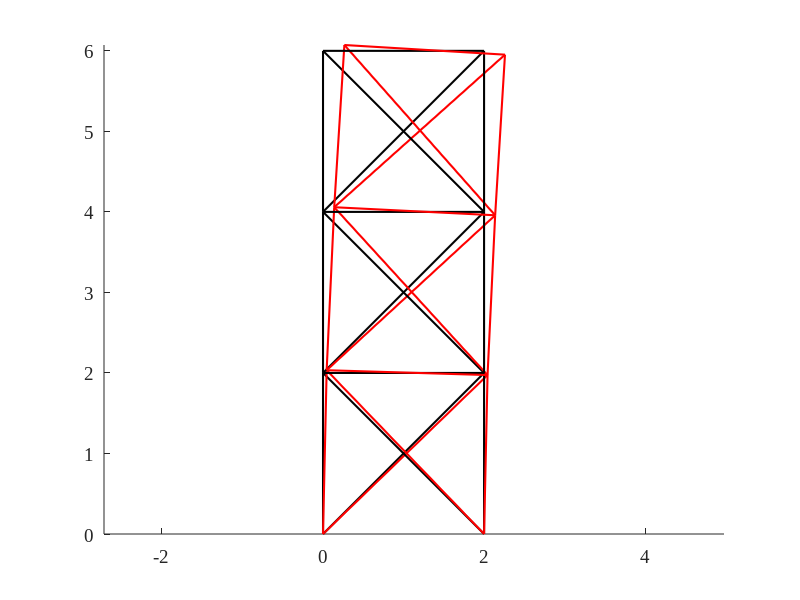

This chart was generated by the following MATLAB code:
set(0,'DefaultLineLineWidth',1.5)
set(0,'DefaultAxesFontSize',14)
set(0,'DefaultAxesFontName','Times New Roman')

A = 100 * 1e-6;             % Area of Cross Section
L = 2;                      % Dimension L
E = 200 * 1e9;              % Young's Modulus of Elasticity
F13 = 20 * 1e3;             % Force in horizontal direction - F13
F14 = 20 * 1e3;             % Force in vertical direction - F14

nmeb = 15;                  % Number of members
ndof = 4;                   % Degrees of freedom per member

% Degree of Freedom Connectivity Matrix - Jth column of the matrix
% corresponds to the global degrees of freedom of the Jth element/member

b = zeros(ndof,nmeb);

b(:,1)  = [1;2;7;8];
b(:,2)  = [3;4;5;6];
b(:,3)  = [1;2;5;6];
b(:,4)  = [3;4;7;8];
b(:,5)  = [5;6;7;8];
b(:,6)  = [5;6;11;12];
b(:,7)  = [7;8;9;10];
b(:,8)  = [5;6;9;10];
b(:,9)  = [7;8;11;12];
b(:,10) = [9;10;11;12];
b(:,11) = [9;10;15;16];
b(:,12) = [11;12;13;14];
b(:,13) = [9;10;13;14];
b(:,14) = [11;12;15;16];
b(:,15) = [13;14;15;16];

% Lengths and Orientations of members - Len and chi are 1 x 15 vectors
% containing the length and oreintation (in rad) of each member of the
% structure

Len = L*[1.414 1.414 1 1 1 1.414 1.414 1 1 1 1.414 1.414 1 1 1];
chi = pi*[0.25 0.75 0.5 0.5 0 0.25 0.75 0.5 0.5 0 0.25 0.75 0.5 0.5 0];

% Constraints

constraint = [1 2 3 4];

% Initialize matrices

ke = zeros(ndof,ndof,nmeb);     % Element stiffness matrix in element coordinates
Ke = zeros(ndof,ndof,nmeb);     % Element stiffness matrix in structure coordinates
Ndof = max(max(b));             % Total degrees of freedom of structure
K = zeros(Ndof);                % Global stiffness matrix in structure coordinates

% Transformation Matrix as a function of angle
    
T = @(x) [cos(x) sin(x) 0 0; -sin(x) cos(x) 0 0; 0 0 cos(x) sin(x); 0 0 -sin(x) cos(x)]


for i = 1:nmeb
    
    % Formulate the element stiffness matrix in element coordinates
    
    ke(1,1,i) = (A*E)/Len(i);
    ke(1,3,i) = -(A*E)/Len(i);
    ke(3,1,i) = -(A*E)/Len(i);
    ke(3,3,i) = (A*E)/Len(i);
    
    % Calculate the element stiffness matrix in structure coordinates

    Ke(:,:,i) = T(chi(i))'*ke(:,:,i)*T(chi(i));   
    
end

for i = 1:nmeb
    
    % Assemble the global stiffness matrix
    
    K(b(:,i),b(:,i))  = K(b(:,i),b(:,i)) + Ke(:,:,i);
end

% Reduce the stiffness matrix

red_ind = setdiff(1:Ndof,constraint);       % Non prescribed degrees of freedom
K_red = K(red_ind,red_ind);                 % Reduced stiffness matrix

% External Force Vector (reduced)

F_red = [zeros(8,1); F13; F14; zeros(2,1);];

% Compute the displacement vector

U = zeros(Ndof,1);
U(red_ind) = K_red\F_red;

% Calculate the element displacement and internal force

delta = zeros(ndof,nmeb);
F_int = zeros(nmeb,1);
for i = 1:nmeb
    delta(:,i) = T(chi(i))*U(b(:,i));
    F_int(i) = ((E*A)/Len(i))*(delta(3,i) - delta(1,i));
end

% Which member has the maximum internal force? Indicate the member number
% that has the maximum internal force

max_stress_member_number = max(F_int);


% Visualization ( You do not need to change any code below)

nodes = [0 0; L 0; 0 L; L L; 0 2*L; L 2*L; 0 3*L; L 3*L; ]';
conn = [1 4; 2 3; 1 3; 2 4; 3 4; 3 6; 4 5; 3 5; 4 6; 5 6; 5 8; 6 7; 5 7; 6 8; 7 8;]';

scale = 5;

figure(1)
for i = 1:nmeb
    temp1 = [nodes(:,conn(1,i)) nodes(:,conn(2,i))];
    temp2 = [nodes(:,conn(1,i)) + scale*U(2*(conn(1,i)-1)+(1:2)) nodes(:,conn(2,i)) + scale*U(2*(conn(2,i)-1)+(1:2))];
    plot(temp1(1,:),temp1(2,:),'k')
    hold all
    plot(temp2(1,:),temp2(2,:),'r')    
end
axis equal
box off
